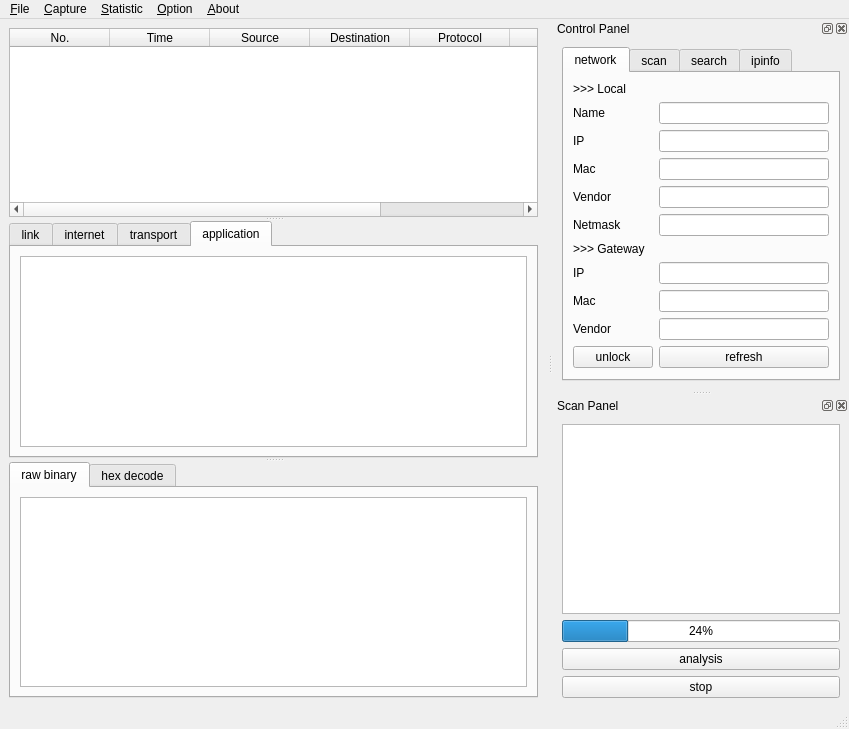
<?xml version="1.0" encoding="UTF-8"?>
<ui version="4.0">
 <class>MainWindow</class>
 <widget class="QMainWindow" name="MainWindow">
  <property name="geometry">
   <rect>
    <x>0</x>
    <y>0</y>
    <width>849</width>
    <height>729</height>
   </rect>
  </property>
  <property name="windowTitle">
   <string>MainWindow</string>
  </property>
  <widget class="QWidget" name="centralwidget">
   <layout class="QHBoxLayout" name="horizontalLayout_8">
    <item>
     <widget class="QSplitter" name="splitter">
      <property name="orientation">
       <enum>Qt::Vertical</enum>
      </property>
      <widget class="QTableWidget" name="conciseInfoTable">
       <property name="showGrid">
        <bool>false</bool>
       </property>
       <column>
        <property name="text">
         <string>No.</string>
        </property>
       </column>
       <column>
        <property name="text">
         <string>Time</string>
        </property>
       </column>
       <column>
        <property name="text">
         <string>Source</string>
        </property>
       </column>
       <column>
        <property name="text">
         <string>Destination</string>
        </property>
       </column>
       <column>
        <property name="text">
         <string>Protocol</string>
        </property>
       </column>
       <column>
        <property name="text">
         <string>Length</string>
        </property>
       </column>
       <column>
        <property name="text">
         <string>Info</string>
        </property>
       </column>
      </widget>
      <widget class="QTabWidget" name="verboseInfoTab">
       <property name="currentIndex">
        <number>3</number>
       </property>
       <widget class="QWidget" name="linkTab">
        <attribute name="title">
         <string>link</string>
        </attribute>
        <layout class="QVBoxLayout" name="verticalLayout_7">
         <item>
          <widget class="QPlainTextEdit" name="linkTextEdit"/>
         </item>
        </layout>
       </widget>
       <widget class="QWidget" name="interTab">
        <attribute name="title">
         <string>internet</string>
        </attribute>
        <layout class="QVBoxLayout" name="verticalLayout_6">
         <item>
          <widget class="QPlainTextEdit" name="interTextEdit"/>
         </item>
        </layout>
       </widget>
       <widget class="QWidget" name="transTab">
        <attribute name="title">
         <string>transport</string>
        </attribute>
        <layout class="QVBoxLayout" name="verticalLayout_5">
         <item>
          <widget class="QPlainTextEdit" name="TransTextEdit"/>
         </item>
        </layout>
       </widget>
       <widget class="QWidget" name="appTab">
        <attribute name="title">
         <string>application</string>
        </attribute>
        <layout class="QVBoxLayout" name="verticalLayout_4">
         <item>
          <widget class="QPlainTextEdit" name="appTextEdit"/>
         </item>
        </layout>
       </widget>
      </widget>
      <widget class="QTabWidget" name="decodeInfoTab">
       <property name="currentIndex">
        <number>0</number>
       </property>
       <widget class="QWidget" name="rawTab">
        <attribute name="title">
         <string>raw binary</string>
        </attribute>
        <layout class="QVBoxLayout" name="verticalLayout_8">
         <item>
          <widget class="QPlainTextEdit" name="rawTextEdit"/>
         </item>
        </layout>
       </widget>
       <widget class="QWidget" name="hexTab">
        <attribute name="title">
         <string>hex decode</string>
        </attribute>
        <layout class="QVBoxLayout" name="verticalLayout_9">
         <item>
          <widget class="QPlainTextEdit" name="hexTextEdit"/>
         </item>
        </layout>
       </widget>
      </widget>
     </widget>
    </item>
   </layout>
  </widget>
  <widget class="QMenuBar" name="menubar">
   <property name="geometry">
    <rect>
     <x>0</x>
     <y>0</y>
     <width>849</width>
     <height>26</height>
    </rect>
   </property>
   <widget class="QMenu" name="menu_File">
    <property name="title">
     <string>&amp;File</string>
    </property>
    <widget class="QMenu" name="menu_export">
     <property name="title">
      <string>&amp;export</string>
     </property>
     <widget class="QMenu" name="menuNetwork_info">
      <property name="title">
       <string>&amp;network info</string>
      </property>
      <addaction name="actionExportCSV"/>
      <addaction name="actionExportJSON"/>
      <addaction name="actionExportPlain"/>
     </widget>
     <widget class="QMenu" name="menuLAN_info">
      <property name="title">
       <string>&amp;LAN info</string>
      </property>
      <addaction name="actionLANCSV"/>
      <addaction name="actionLANJSON"/>
      <addaction name="actionLANPlain"/>
     </widget>
     <widget class="QMenu" name="menuPackets_info">
      <property name="title">
       <string>&amp;packets info</string>
      </property>
      <addaction name="actionPktCSV"/>
      <addaction name="actionPktJSON"/>
      <addaction name="actionPktPlain"/>
     </widget>
     <addaction name="menuNetwork_info"/>
     <addaction name="menuLAN_info"/>
     <addaction name="menuPackets_info"/>
    </widget>
    <addaction name="action_Save"/>
    <addaction name="action_Open"/>
    <addaction name="separator"/>
    <addaction name="menu_export"/>
    <addaction name="separator"/>
    <addaction name="action_close"/>
   </widget>
   <widget class="QMenu" name="menu_Capture">
    <property name="title">
     <string>&amp;Capture</string>
    </property>
    <addaction name="action_Start"/>
    <addaction name="separator"/>
    <addaction name="action_Stop"/>
    <addaction name="separator"/>
    <addaction name="action_Restart"/>
   </widget>
   <widget class="QMenu" name="menu_Statistic">
    <property name="title">
     <string>&amp;Statistic</string>
    </property>
    <widget class="QMenu" name="menu_protocol">
     <property name="title">
      <string>&amp;protocol</string>
     </property>
     <addaction name="action_ProBar"/>
     <addaction name="action_ProHbar"/>
     <addaction name="action_ProPie"/>
    </widget>
    <widget class="QMenu" name="menu_length">
     <property name="title">
      <string>&amp;length</string>
     </property>
     <addaction name="action_LenBar"/>
     <addaction name="action_LenHbar"/>
     <addaction name="action_LenPie"/>
    </widget>
    <widget class="QMenu" name="menu_time">
     <property name="title">
      <string>&amp;time</string>
     </property>
     <addaction name="action_TimeBar"/>
     <addaction name="action_TimeHbar"/>
     <addaction name="action_TimePie"/>
    </widget>
    <addaction name="menu_protocol"/>
    <addaction name="menu_length"/>
    <addaction name="menu_time"/>
   </widget>
   <widget class="QMenu" name="menu_Option">
    <property name="title">
     <string>&amp;Option</string>
    </property>
    <addaction name="separator"/>
    <addaction name="action_Filter"/>
    <addaction name="separator"/>
    <addaction name="action_RefreshRank"/>
   </widget>
   <widget class="QMenu" name="menu_About">
    <property name="title">
     <string>&amp;About</string>
    </property>
    <addaction name="action_Help"/>
    <addaction name="separator"/>
    <addaction name="action_Author"/>
    <addaction name="separator"/>
    <addaction name="action_Rank"/>
   </widget>
   <addaction name="menu_File"/>
   <addaction name="menu_Capture"/>
   <addaction name="menu_Statistic"/>
   <addaction name="menu_Option"/>
   <addaction name="menu_About"/>
  </widget>
  <widget class="QStatusBar" name="statusbar"/>
  <widget class="QDockWidget" name="controlDock">
   <property name="enabled">
    <bool>true</bool>
   </property>
   <property name="floating">
    <bool>false</bool>
   </property>
   <property name="windowTitle">
    <string>Control Panel</string>
   </property>
   <attribute name="dockWidgetArea">
    <number>2</number>
   </attribute>
   <widget class="QWidget" name="controlDockContents">
    <layout class="QHBoxLayout" name="horizontalLayout_2">
     <item>
      <widget class="QTabWidget" name="controlTabManage">
       <property name="currentIndex">
        <number>0</number>
       </property>
       <property name="tabBarAutoHide">
        <bool>false</bool>
       </property>
       <widget class="QWidget" name="networkTab">
        <attribute name="title">
         <string>network</string>
        </attribute>
        <layout class="QFormLayout" name="formLayout">
         <item row="1" column="0">
          <widget class="QLabel" name="nameLabel">
           <property name="text">
            <string>Name</string>
           </property>
          </widget>
         </item>
         <item row="1" column="1">
          <widget class="QLineEdit" name="nameLineEdit"/>
         </item>
         <item row="2" column="0">
          <widget class="QLabel" name="ipLabel">
           <property name="text">
            <string>IP</string>
           </property>
          </widget>
         </item>
         <item row="2" column="1">
          <widget class="QLineEdit" name="ipLineEdit"/>
         </item>
         <item row="3" column="0">
          <widget class="QLabel" name="macLabel">
           <property name="text">
            <string>Mac</string>
           </property>
          </widget>
         </item>
         <item row="3" column="1">
          <widget class="QLineEdit" name="macLineEdit"/>
         </item>
         <item row="4" column="0">
          <widget class="QLabel" name="vendorLabel">
           <property name="text">
            <string>Vendor</string>
           </property>
          </widget>
         </item>
         <item row="4" column="1">
          <widget class="QLineEdit" name="vendorLineEdit"/>
         </item>
         <item row="5" column="0">
          <widget class="QLabel" name="netmaskLabel">
           <property name="text">
            <string>Netmask</string>
           </property>
          </widget>
         </item>
         <item row="5" column="1">
          <widget class="QLineEdit" name="netmaskLineEdit"/>
         </item>
         <item row="7" column="0">
          <widget class="QLabel" name="gwIpLabel">
           <property name="text">
            <string>IP</string>
           </property>
          </widget>
         </item>
         <item row="7" column="1">
          <widget class="QLineEdit" name="gwMacLineEdit"/>
         </item>
         <item row="10" column="0">
          <widget class="QLabel" name="gwVendorLabel">
           <property name="text">
            <string>Vendor</string>
           </property>
          </widget>
         </item>
         <item row="10" column="1">
          <widget class="QLineEdit" name="gwVendorLineEdit"/>
         </item>
         <item row="13" column="1">
          <widget class="QPushButton" name="refreshButton">
           <property name="text">
            <string>refresh</string>
           </property>
          </widget>
         </item>
         <item row="0" column="0">
          <widget class="QLabel" name="localLabel">
           <property name="text">
            <string>&gt;&gt;&gt; Local</string>
           </property>
          </widget>
         </item>
         <item row="6" column="0">
          <widget class="QLabel" name="gwLabel">
           <property name="text">
            <string>&gt;&gt;&gt; Gateway</string>
           </property>
          </widget>
         </item>
         <item row="8" column="0">
          <widget class="QLabel" name="gwMacLabel">
           <property name="text">
            <string>Mac</string>
           </property>
          </widget>
         </item>
         <item row="8" column="1">
          <widget class="QLineEdit" name="gwIpLineEdit"/>
         </item>
         <item row="13" column="0">
          <widget class="QPushButton" name="unlockButton">
           <property name="text">
            <string>unlock</string>
           </property>
          </widget>
         </item>
        </layout>
       </widget>
       <widget class="QWidget" name="scanTab">
        <attribute name="title">
         <string>scan</string>
        </attribute>
        <layout class="QVBoxLayout" name="verticalLayout_3">
         <item>
          <widget class="QLabel" name="rangeLabel">
           <property name="text">
            <string>Range</string>
           </property>
          </widget>
         </item>
         <item>
          <widget class="QLineEdit" name="rangeLineEdit"/>
         </item>
         <item>
          <widget class="QPushButton" name="rangeButton">
           <property name="text">
            <string>range scan</string>
           </property>
          </widget>
         </item>
         <item>
          <widget class="QLabel" name="maskLabel">
           <property name="text">
            <string>Mask</string>
           </property>
          </widget>
         </item>
         <item>
          <widget class="QLineEdit" name="maskLineEdit"/>
         </item>
         <item>
          <widget class="QPushButton" name="maskButton">
           <property name="text">
            <string>mask scan</string>
           </property>
          </widget>
         </item>
        </layout>
       </widget>
       <widget class="QWidget" name="searchTab">
        <attribute name="title">
         <string>search</string>
        </attribute>
        <layout class="QFormLayout" name="formLayout_4">
         <item row="0" column="0">
          <widget class="QLabel" name="searchLabel">
           <property name="text">
            <string>Search</string>
           </property>
          </widget>
         </item>
         <item row="0" column="1">
          <widget class="QLineEdit" name="searchLineEdit"/>
         </item>
         <item row="1" column="1">
          <widget class="QPushButton" name="searchButton">
           <property name="text">
            <string>search</string>
           </property>
          </widget>
         </item>
        </layout>
       </widget>
       <widget class="QWidget" name="ipinfoTab">
        <attribute name="title">
         <string>ipinfo</string>
        </attribute>
        <layout class="QFormLayout" name="formLayout_3">
         <item row="0" column="0">
          <widget class="QLabel" name="sipLabel">
           <property name="text">
            <string>search IP</string>
           </property>
          </widget>
         </item>
         <item row="0" column="1">
          <widget class="QLineEdit" name="sipLineEdit"/>
         </item>
         <item row="1" column="0" colspan="2">
          <widget class="QTextEdit" name="sipTextEdit"/>
         </item>
         <item row="2" column="0">
          <widget class="QPushButton" name="sipButton">
           <property name="text">
            <string>seach</string>
           </property>
          </widget>
         </item>
        </layout>
       </widget>
      </widget>
     </item>
    </layout>
   </widget>
  </widget>
  <widget class="QDockWidget" name="scanDock">
   <property name="windowTitle">
    <string>Scan Panel</string>
   </property>
   <attribute name="dockWidgetArea">
    <number>2</number>
   </attribute>
   <widget class="QWidget" name="scanDockContents">
    <layout class="QVBoxLayout" name="verticalLayout">
     <item>
      <widget class="QListWidget" name="nodeListWidget"/>
     </item>
     <item>
      <widget class="QProgressBar" name="scanProgressBar">
       <property name="value">
        <number>24</number>
       </property>
      </widget>
     </item>
     <item>
      <widget class="QPushButton" name="analysisPushButton">
       <property name="text">
        <string>analysis</string>
       </property>
      </widget>
     </item>
     <item>
      <widget class="QPushButton" name="stopPushButton">
       <property name="text">
        <string>stop</string>
       </property>
      </widget>
     </item>
    </layout>
   </widget>
  </widget>
  <action name="action_Save">
   <property name="text">
    <string>&amp;save</string>
   </property>
  </action>
  <action name="action_Open">
   <property name="text">
    <string>&amp;open</string>
   </property>
  </action>
  <action name="action_Export">
   <property name="text">
    <string>&amp;Export</string>
   </property>
  </action>
  <action name="actionExportCSV">
   <property name="text">
    <string>&amp;CSV</string>
   </property>
  </action>
  <action name="actionExportJSON">
   <property name="text">
    <string>&amp;JSON</string>
   </property>
  </action>
  <action name="actionExportPlain">
   <property name="text">
    <string>&amp;plain text</string>
   </property>
  </action>
  <action name="actionLANCSV">
   <property name="text">
    <string>CSV</string>
   </property>
  </action>
  <action name="actionLANJSON">
   <property name="text">
    <string>JSON</string>
   </property>
  </action>
  <action name="actionLANPlain">
   <property name="text">
    <string>plain text</string>
   </property>
  </action>
  <action name="actionPktCSV">
   <property name="text">
    <string>CSV</string>
   </property>
  </action>
  <action name="actionPktJSON">
   <property name="text">
    <string>JSON</string>
   </property>
  </action>
  <action name="actionPktPlain">
   <property name="text">
    <string>plain text</string>
   </property>
  </action>
  <action name="action_Start">
   <property name="text">
    <string>&amp;start</string>
   </property>
  </action>
  <action name="actionSto_p">
   <property name="text">
    <string>sto&amp;p</string>
   </property>
  </action>
  <action name="action_restart">
   <property name="text">
    <string>&amp;restart</string>
   </property>
  </action>
  <action name="action_ProBar">
   <property name="text">
    <string>&amp;bar</string>
   </property>
  </action>
  <action name="action_ProHbar">
   <property name="text">
    <string>&amp;hbar</string>
   </property>
  </action>
  <action name="action_ProPie">
   <property name="text">
    <string>&amp;pie</string>
   </property>
  </action>
  <action name="action_LenBar">
   <property name="text">
    <string>&amp;bar</string>
   </property>
  </action>
  <action name="action_LenHbar">
   <property name="text">
    <string>&amp;hbar</string>
   </property>
  </action>
  <action name="action_LenPie">
   <property name="text">
    <string>&amp;pie</string>
   </property>
  </action>
  <action name="action_TimeBar">
   <property name="text">
    <string>&amp;bar</string>
   </property>
  </action>
  <action name="action_TimeHbar">
   <property name="text">
    <string>&amp;hbar</string>
   </property>
  </action>
  <action name="action_TimePie">
   <property name="text">
    <string>&amp;pie</string>
   </property>
  </action>
  <action name="action_Stop">
   <property name="text">
    <string>sto&amp;p</string>
   </property>
  </action>
  <action name="action_Restart">
   <property name="text">
    <string>&amp;restart</string>
   </property>
  </action>
  <action name="action_Help">
   <property name="text">
    <string>&amp;help</string>
   </property>
  </action>
  <action name="action_Author">
   <property name="text">
    <string>&amp;author</string>
   </property>
  </action>
  <action name="action_close">
   <property name="text">
    <string>&amp;close</string>
   </property>
   <property name="shortcut">
    <string>Ctrl+Q</string>
   </property>
  </action>
  <action name="action_rank">
   <property name="text">
    <string>&amp;rank</string>
   </property>
  </action>
  <action name="action_Rank">
   <property name="text">
    <string>&amp;rank</string>
   </property>
  </action>
  <action name="action_Filter">
   <property name="text">
    <string>&amp;filter</string>
   </property>
  </action>
  <action name="action_RefreshRank">
   <property name="text">
    <string>&amp;refresh rank</string>
   </property>
  </action>
 </widget>
 <resources/>
 <connections/>
</ui>
